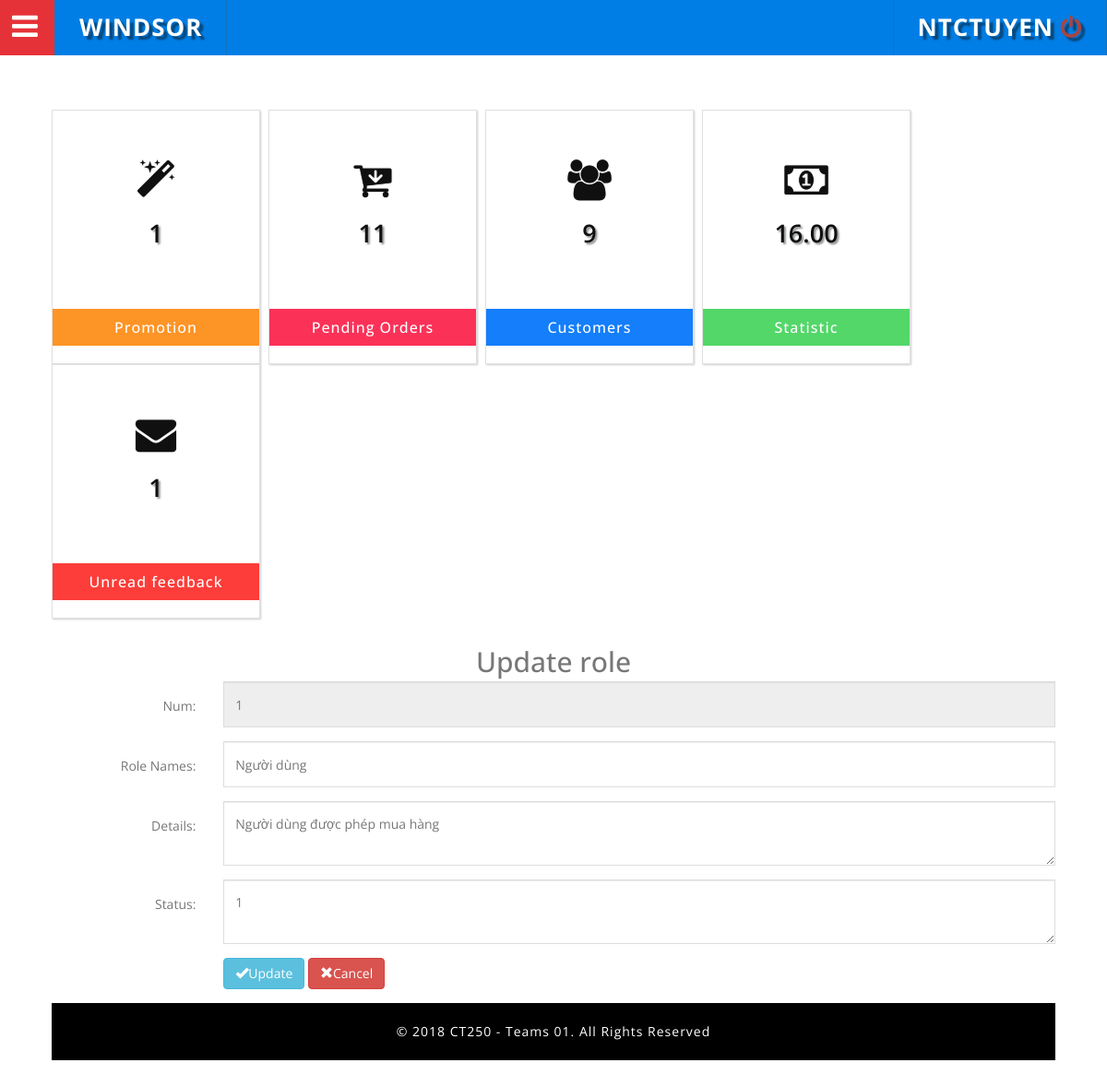
/Admin/dashboard.php?page=UpadateRole&RoleId=1 (signed in), run on the app's committed database.
### tables this page shows
CREATE TABLE IF NOT EXISTS `employee` (
  `EmployeeCode` varchar(30) NOT NULL,
  `EmployeePass` varchar(40) NOT NULL,
  `EmployeeName` varchar(80) NOT NULL,
  `EmployeeBirth` date NOT NULL,
  `EmployeeAddress` varchar(80) NOT NULL,
  `EmployeeEmail` varchar(40) NOT NULL,
  `EmployeeIC` varchar(30) DEFAULT NULL,
  `RoleId` smallint(6) DEFAULT '2'
);

CREATE TABLE IF NOT EXISTS `role` (
  `RoleId` smallint(6) NOT NULL,
  `RoleName` varchar(50) NOT NULL,
  `RoleDetails` varchar(90) DEFAULT NULL,
  `RoleActive` int(11) DEFAULT '0'
);

### Src/Role/RoleController.php (called while the page is built, shortened)
<?php
function searchRole($RoleId)
{
	$select =
	"SELECT RoleId,RoleName,RoleDetails,RoleActive
	FROM Role
	WHERE RoleId='$RoleId'";
	return mysql_query($select);
}
?>

### Src/Role/UpdateRole.php (the view, shortened to what this page needs)
<?php
include_once("RoleController.php");
$RoleId = 0;
if(isset($_GET['RoleId'])){
	$RoleId=$_GET['RoleId'];
}
$name="";
$description="";
$RoleActive="";
$result = searchRole($RoleId);
if(isset($result))
{
	list($RoleId,$name,$description,$RoleActive)=mysql_fetch_array($result);
}
?>
<div class="row">
	<div class="col-md-12"/>
	<form action="" method="post" accept-charset="utf-8" enctype="multipart/form-data" form-horizontal>
		<div class="form_group">
			<label class="control-label col-sm-12" for="email"><h2 align="center">Update role</h2></label>
		</div>
	</form>
	<form class="form-horizontal" accept-charset="utf-8" method="post" role="form" >
		<div class="form-group">
			<label class="control-label col-md-2" for="txtName">Num:</label>
			<div class="col-sm-10">
				<input type="number" class="form-control" id="txtNum"  name="txtNum"
				required  readonly="true" value="<?php echo $RoleId;?>" >
			</div>
		</div>
		<div class="form-group">
			<label class="control-label col-md-2" for="txtName">Role Names:</label>
			<div class="col-sm-10">
				<input type="text" class="form-control" id="txtName" placeholder="Nhập vào tên loại rượu" name="txtName"
				required autofocus value="<?php echo $name;?>" >
			</div>
		</div>
		<div class="form-group">
			<label class="control-label col-md-2" for="txtDetails">Details:</label>
			<div class="col-md-10">
				<textarea name="txtDetails" id="txtDetails" class="form-control"><?php echo $description;?></textarea>
			</div>
		</div>
		<div class="form-group">
			<label class="control-label col-md-2" for="RoleActive">Status:</label>
			<div class="col-md-10">
				<textarea name="RoleActive" id="RoleActive" class="form-control"><?php echo $RoleActive?></textarea>
			</div>
		</div>
		<div class="form-group">
			<div class="col-md-offset-2 col-md-10">
				<button type="submit" class="btn btn-info" name="btnUpdate" onclick=""><span class="glyphicon glyphicon-ok" aria-hidden="true"></span>Update</button>
				<button type="reset" class="btn btn-danger"><span class="glyphicon glyphicon-remove" aria-hidden="true"></span>Cancel</button>
			</div>
		</div>
	</form>
</div>

### Admin/dashboard.php (shortened to what this page needs)
<?php
function employeeLogin($EmployeeCode) {
  $sql_query_employee = "SELECT * FROM employee WHERE EmployeeCode = '{$EmployeeCode}'";
  $sql_result_employee = mysql_query($sql_query_employee);
  while ($row_employee = mysql_fetch_array($sql_result_employee)) {
    echo $row_employee['EmployeeName'];
  }
}
?>
<!DOCTYPE html>
<html lang="vi">
<head>
<link href="../public/admin/css/bootstrap.css" rel="stylesheet" type="text/css" media="all" />
<link rel="stylesheet" type="text/css" href="../public/admin/css/table-style.css" />
<link rel="stylesheet" type="text/css" href="../public/admin/css/basictable.css" />
<link href="../public/admin/css/component.css" rel="stylesheet" type="text/css" media="all" />
<link href="../public/admin/css/style_grid.css" rel="stylesheet" type="text/css" media="all" />
<link href="../public/admin/css/style.css" rel="stylesheet" type="text/css" media="all" />
<link href="../public/admin/css/jquery.toast.min.css" rel="stylesheet" type="text/css" media="all" />
<link href="../public/admin/css/font-awesome.css" rel="stylesheet">
</head>
<body>
	<?php
	include_once("../Src/Role//RoleController.php");
	?>
	<div class="wthree_agile_admin_info">
		<div class="w3_agileits_top_nav">
			<ul id="gn-menu" class="gn-menu-main">
				<li class="gn-trigger">
					<a class="gn-icon gn-icon-menu"><i class="fa fa-bars" aria-hidden="true"></i><span>Category</span></a>
				</li>
				<li class="second logo"><h1><a href="dashboard.php"><i class="fa fa-graduation-cap" aria-hidden="true"></i>Windsor </a></h1></li>
				<li class="second logo"><h1><a href="SignOut.php"><?php if(isset($_SESSION["EmployeeCode"])){employeeLogin($_SESSION["EmployeeCode"]); echo "  <i class='fa fa-power-off text-danger'></i>"; }?> </a></h1></li>
			</ul>
		</div>
		<div class="inner_content">
			<div class="inner_content_w3_agile_info">
				<div class="agile_top_w3_grids">
					<ul class="ca-menu">
						<li>
							<a href="?page=promotion">
								<i class="fa fa-magic" aria-hidden="true"></i>
								<div class="ca-content">
									<?php
									$result = mysql_query(
										"SELECT `PromotionId`, `PromotionName`, `PromotionDiscount`, `PromotionContent`, `PromotionActive`, `PromotionClose`, `PromotionOpen` FROM `Promotion` where PromotionOpen = 0");
									$num_rows = mysql_num_rows($result);
									?>
									<h4 class="ca-main"><?=$num_rows?></h4>
									<h3 class="ca-sub">Promotion</h3>
								</div>
							</a>
						</li>
						<li>
							<a href="?page=customer">
								<i class="fa fa-cart-arrow-down" aria-hidden="true"></i>
								<div class="ca-content">
									<?php
									$result = mysql_query(
										"SELECT
										o.OrderId,w.WineName ,o.OrderCreateDate, o.OrderDeliverDate,
										o.OrderDeliverPlace, o.OrderStatus, u.FullName,
										p.PaymentMethodName,or1.WineSoldPrice, or1.WineOrderQuantity
										FROM `order` o
										JOIN paymentmethod p ON o.PaymentMethodId = p.PaymentMethodId
										JOIN user u ON o.Username = u.Username
										JOIN orderwinedetails or1 ON o.OrderId = or1.OrderId
										JOIN wine w ON or1.WineOrderId = w.WineId and o.OrderStatus=0");
									$num_rows = mysql_num_rows($result);
									?>
									<h4 class="ca-main one"><?=$num_rows?></h4>
									<h3 class="ca-sub one">Pending Orders</h3>
								</div>
							</a>
						</li>
						<li>
							<a href="?page=user">
								<i class="fa fa-users" aria-hidden="true"></i>
								<div class="ca-content">
									<?php
									$result = mysql_query(
										"SELECT * from User");
									$num_rows = mysql_num_rows($result);
									?>
									<h4 class="ca-main one"><?=$num_rows?></h4>
									<h3 class="ca-sub two">Customers</h3>
								</div>
							</a>
						</li>
						<li>
							<a href="?page=statistic">
								<i class="fa fa-money" aria-hidden="true"></i>
								<div class="ca-content">
									<?php
									$result = mysql_query(
										"SELECT sum(`WineSoldPrice`) as total_money FROM `orderwinedetails`,`order` WHERE  `order`.`OrderId` = `orderwinedetails`.`OrderId` AND `order`.`OrderStatus`=1");
									while ($row = mysql_fetch_array($result,MYSQL_ASSOC)) {
										?>
										<h4 class="ca-main four"><?=$row['total_money']?></h4>
										<?php } ?>
										<h3 class="ca-sub three">Statistic</h3>
									</div>
								</a>
							</li>
							<li>
								<a href="?page=contact">
									<i class="fa fa-envelope" aria-hidden="true"></i>
									<div class="ca-content">
										<?php
										$result = mysql_query(
											"SELECT * FROM contact c JOIN subject s ON c.Subject = s.SubjectId and c.RelyContact = 0");
										$num_rows = mysql_num_rows($result);
										?>
										<h4 class="ca-main four"><?=$num_rows?></h4>
										<h3 class="ca-sub four">Unread feedback</h3>
									</div>
								</a>
							</li>
							<div class="clearfix"></div>
						</ul>
					</div>
					<?php
					if(isset($_GET['page'])&& $_GET['page']=="UpadateRole")
					{
						include_once("../Src/Role/UpdateRole.php");
					}
						?>
					</div>
				</div>
				<div class="copyrights">
					<p>© 2018 CT250 - Teams 01. All Rights Reserved</p>
				</div>
				<link rel="stylesheet" type="text/css" href="../Public/admin/css/jquery.dataTables.min.css">
			</body>
			</html>

### Public/admin/css/component.css (style rules this page uses)
*, *:after, *::before { -webkit-box-sizing: border-box; -moz-box-sizing: border-box; box-sizing: border-box; }
.gn-menu-main { top: 0; left: 0; width: 100%; height: 60px; font-size: 13px; position: fixed; }
.w3_agileits_top_nav { background: #007ee5; color: #fff; top: 0; left: 0; width: 100%; height: 60px; font-size: 13px; position: fixed; z-index: 999; }
.gn-menu-main a { display: block; height: 100%; color: #fff; text-decoration: none; cursor: pointer; }
.gn-menu-main > li { display: block; float: left; height: 100%; border-right: 1px solid #1372bf; text-align: center; }
li.second { padding: 0 7px; }
li.second.logo { padding: 0 26px; }
i.fa.fa-bars { color: #fff; }
.gn-menu-main li.gn-trigger { position: relative; width: 60px; -webkit-touch-callout: none; -webkit-user-select: none; -khtml-user-select: none; -moz-user-select: none; -ms-user-select: none; user-select: none; background: #e53238; color: #fff; padding: 5px 8px 0 0; font-size: 2.5em; }
.gn-menu-main > li:last-child { float: right; border-left: 1px solid #1372bf; }
.gn-menu-main > li > a { text-transform: uppercase; letter-spacing: 1px; font-weight: bold; }
.gn-menu-main:after { display: table; clear: both; content: ""; }
@media (max-width:1280px) { .gn-menu-main li.gn-trigger { position: relative; width: 60px; -webkit-touch-callout: none; -webkit-user-select: none; -khtml-user-select: none; -moz-user-select: none; -ms-user-select: none; user-select: none; background: #e53238; color: #fff; padding: 5px 4px 0 0; font-size: 2.5em; } }

### Public/admin/css/style_grid.css (style rules this page uses)
.ca-menu { padding:0; margin:20px auto; }
ul.ca-menu li i { margin: 0 auto; font-size: 60px; color: #101010; text-shadow: 0px 0px 1px #333; line-height: 150px; position: absolute; width: 100%; height: 50%; left: 0px; top: 0px; text-align: center; -webkit-transition: all 400ms linear; -moz-transition: all 400ms linear; -o-transition: all 400ms linear; -ms-transition: all 400ms linear; transition: all 400ms linear; }
.ca-menu li { width: 345px; height: 276px; overflow: hidden; position: relative; float: left; background: #fff; -webkit-box-shadow: 1px 1px 2px rgba(0,0,0,0.2); -moz-box-shadow: 1px 1px 2px rgba(0,0,0,0.2); box-shadow: 1px 1px 2px rgba(0,0,0,0.2); margin-right: 20px; -webkit-transition: all 300ms linear; -moz-transition: all 300ms linear; -o-transition: all 300ms linear; -ms-transition: all 300ms linear; transition: all 300ms linear; border: 1px solid #e0e0e0; }
.ca-menu li:nth-child(5) { margin-right: 0px; }
.ca-menu li a { width: 100%; height: 100%; display: block; color: #333; position: relative; }
.ca-content { position: absolute; left: 0px; width: 100%; height: 50%; top: 43%; }
.ca-main { font-size: 30px; text-align: center; -webkit-transition: all 200ms linear; -moz-transition: all 200ms linear; -o-transition: all 200ms linear; -ms-transition: all 200ms linear; transition: all 200ms linear; color: #101010; text-shadow: 2px 2px 2px rgb(142, 144, 146); -webkit-text-shadow: 2px 2px 2px rgb(142, 144, 146); -o-text-shadow: 2px 2px 2px rgb(142, 144, 146); -moz-text-shadow: 2px 2px 2px rgb(142, 144, 146); font-weight: 600; }
.ca-sub { text-align: center; font-size: 16px; color: #fff; line-height: 40px; position: absolute; bottom: 0; width: 100%; -webkit-transition: all 200ms linear; -moz-transition: all 200ms linear; -o-transition: all 200ms linear; -ms-transition: all 200ms linear; transition: all 200ms linear; background: #000; letter-spacing: 1px; }
.ca-sub { background:#fd9426; }
.ca-sub.one { background:#fc3158; }
.ca-sub.two { background:#147efb; }
.ca-sub.three { background:#53d769; }
.ca-sub.four { background:#fc3d39; }
@media (max-width:1680px) { .ca-menu li { width: 300px; height: 276px; margin-right: 16px; } }
@media (max-width:1600px) { .ca-menu li { width: 290px; height: 276px; margin-right:9px; } }
@media (max-width:1440px) { .ca-menu li { width: 258px; height: 276px; } }
@media (max-width:1366px) { .ca-menu li { width: 243px; height: 276px; margin-right: 9px; } }
@media (max-width:1366px) { .ca-main { font-size: 27px; } }
@media (max-width:1366px) { ul.ca-menu li i { font-size: 44px; } }
@media (max-width:1280px) { .ca-menu li { width: 226px; height: 276px; margin-right: 9px; } }

### data on the page
employee: EmployeeName "NTCTUYEN"
role: txtNum "1", txtName "Người dùng", txtDetails "Người dùng được phép mua hàng", RoleActive "1"

### other printed values
$num_rows "1"
$num_rows "11"
$num_rows "9"
$row['total_money'] "16.00"
